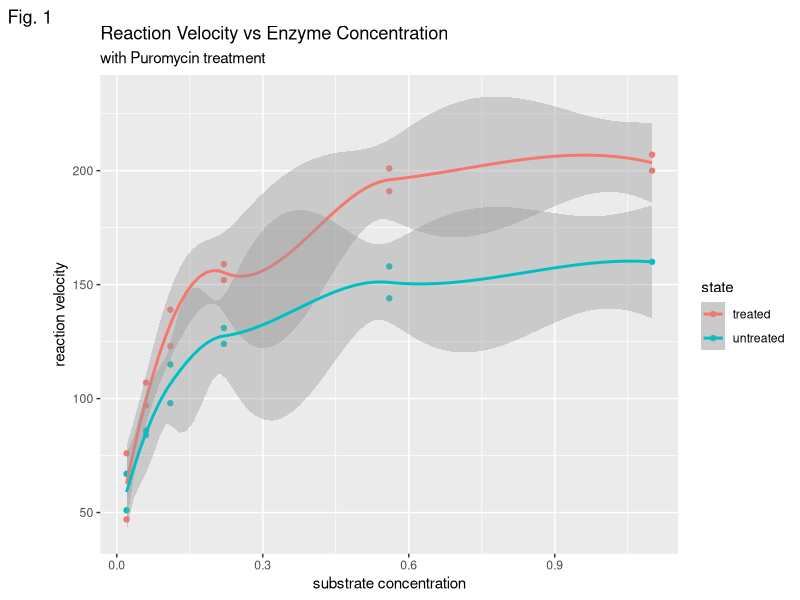
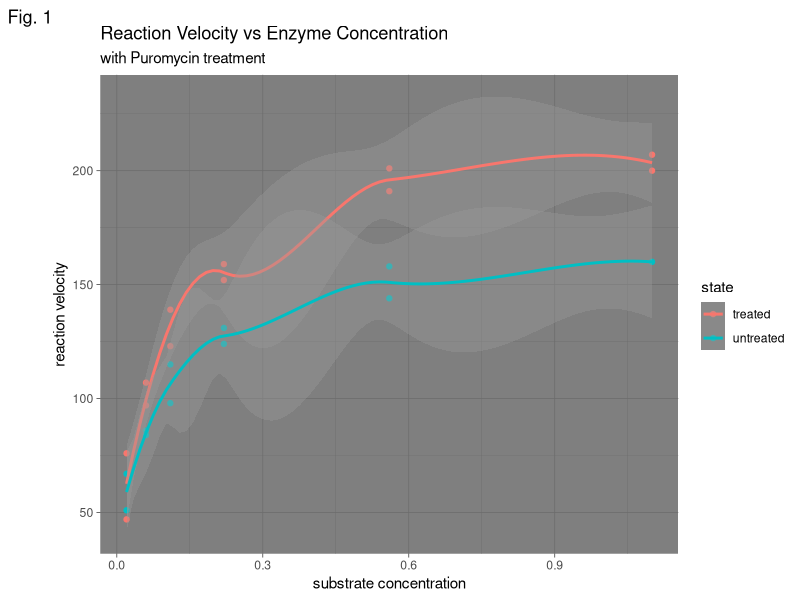
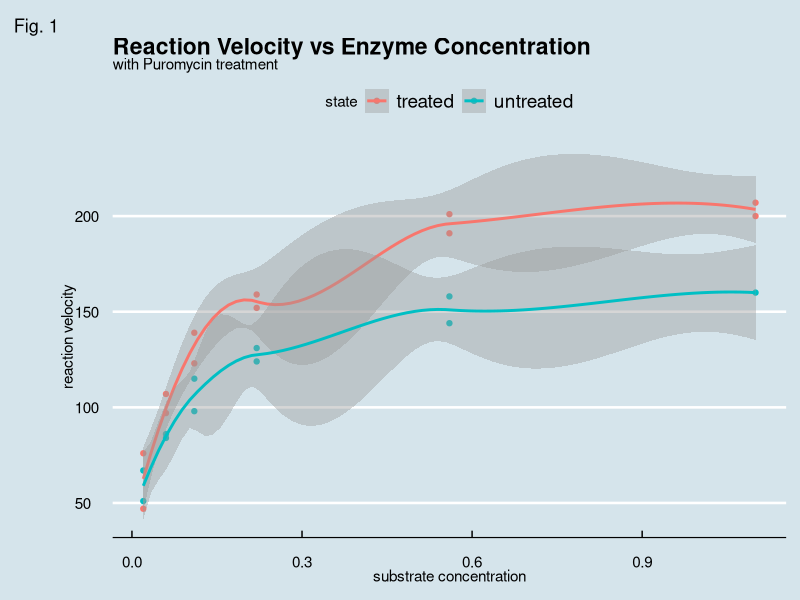
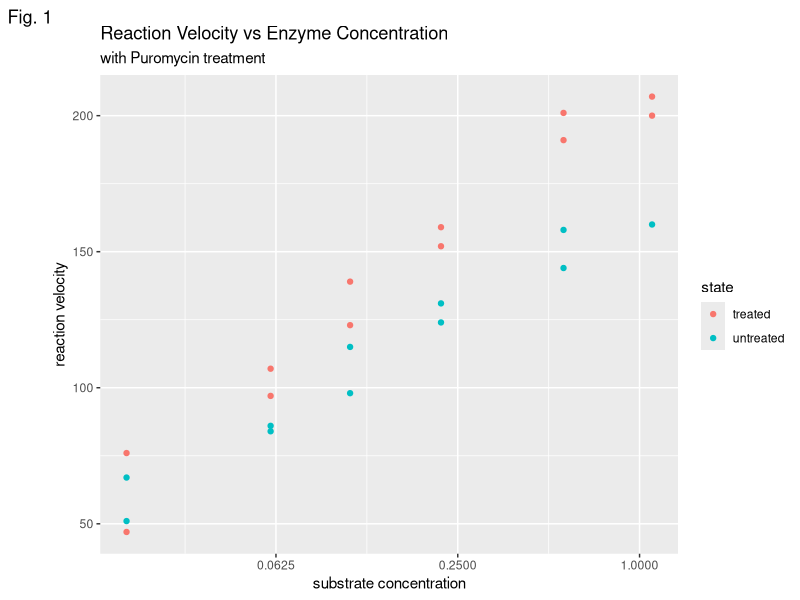
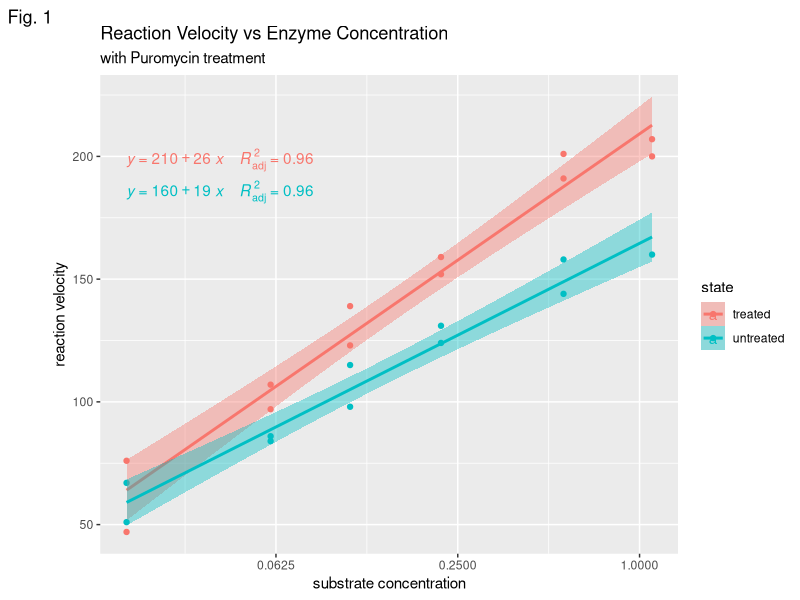

Write the R code that produced these figures, in order.
## ---- chunk 1
# Library ---------------------------------------------
library(ggplot2)
library(ggpubr)
library(ggthemes)

# Data ---------------------------------------------
d <- Puromycin
head(d)

# Figure 1: Basic linear fit scatter plot; Reaction Rate vs Concentration---------------------------------------------
p1 <- qplot(d$conc, d$rate, data = d, color = state,
      geom=c("point", "smooth")) +
   labs(title="Reaction Velocity vs Enzyme Concentration",
           subtitle="with Puromycin treatment",
           x='substrate concentration',
           y='reaction velocity',
       tag='Fig. 1')
print(p1)

# different themes
p1 + theme_dark()
p1 + theme_economist() # not a fan of either

# Transform X-variable into log2 scale
p <- ggplot(Puromycin, aes(x = conc, y = rate, color = state)) + 
  geom_point() +
   scale_x_continuous(trans = 'log2') +
   labs(title="Reaction Velocity vs Enzyme Concentration",
           subtitle="with Puromycin treatment",
           x='substrate concentration',
           y='reaction velocity',
       tag='Fig. 1')
print(p)

# add correlation coefficients to each group
p2 <- ggplot(Puromycin, aes(x = conc, y = rate, color = state), add = "reg.line",# Add regressin line
   conf.int = TRUE # Add confidence interval
   ) + 
  geom_point() +
   stat_smooth(aes(fill = state, color = state), method = "lm") +
   scale_x_continuous(trans = 'log2') +
   labs(title="Reaction Velocity vs Enzyme Concentration",
           subtitle="with Puromycin treatment",
           x='substrate concentration',
           y='reaction velocity',
       tag='Fig. 1') +
   stat_regline_equation(aes(label =  paste(..eq.label.., ..adj.rr.label.., sep = "~~~~"))) #add linear equation and correlation coefficient
print(p2)











